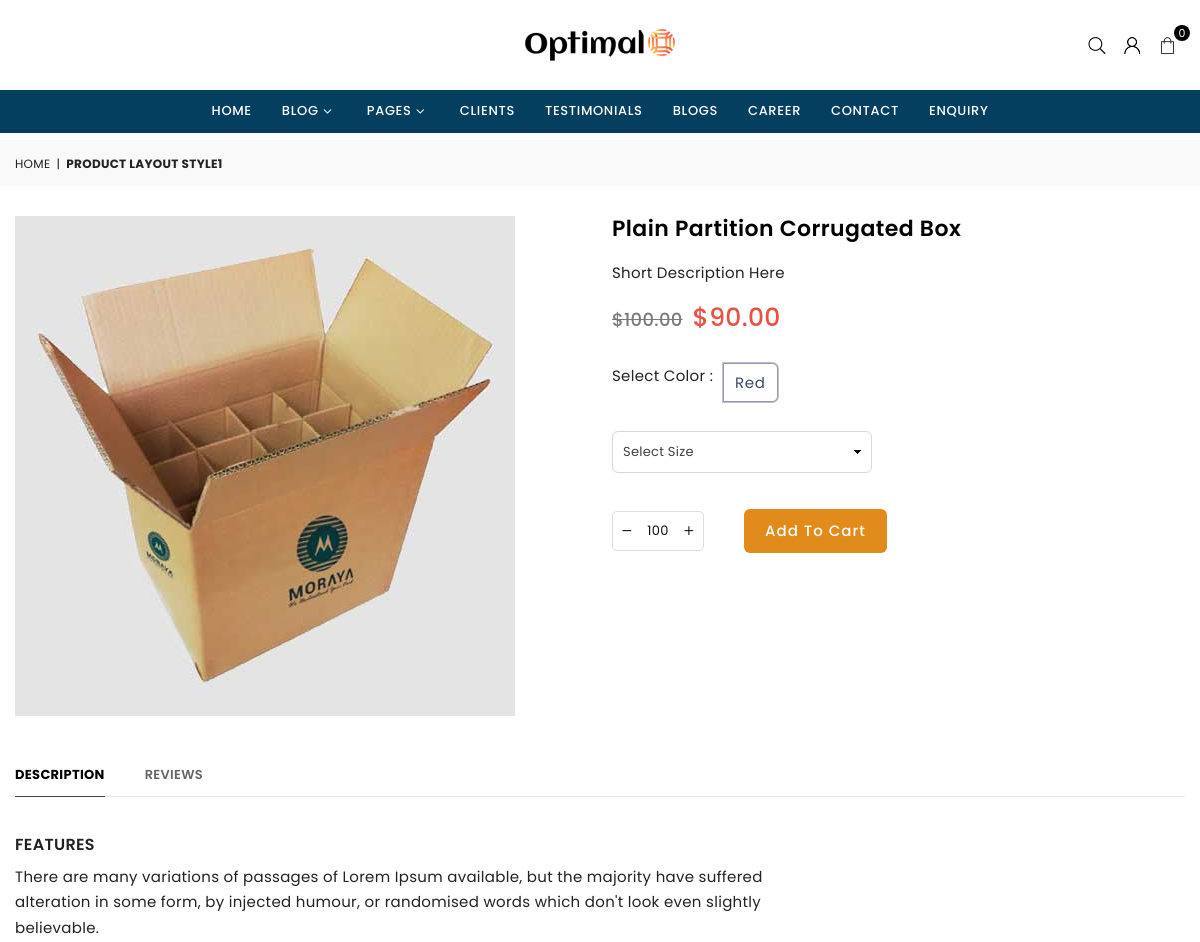
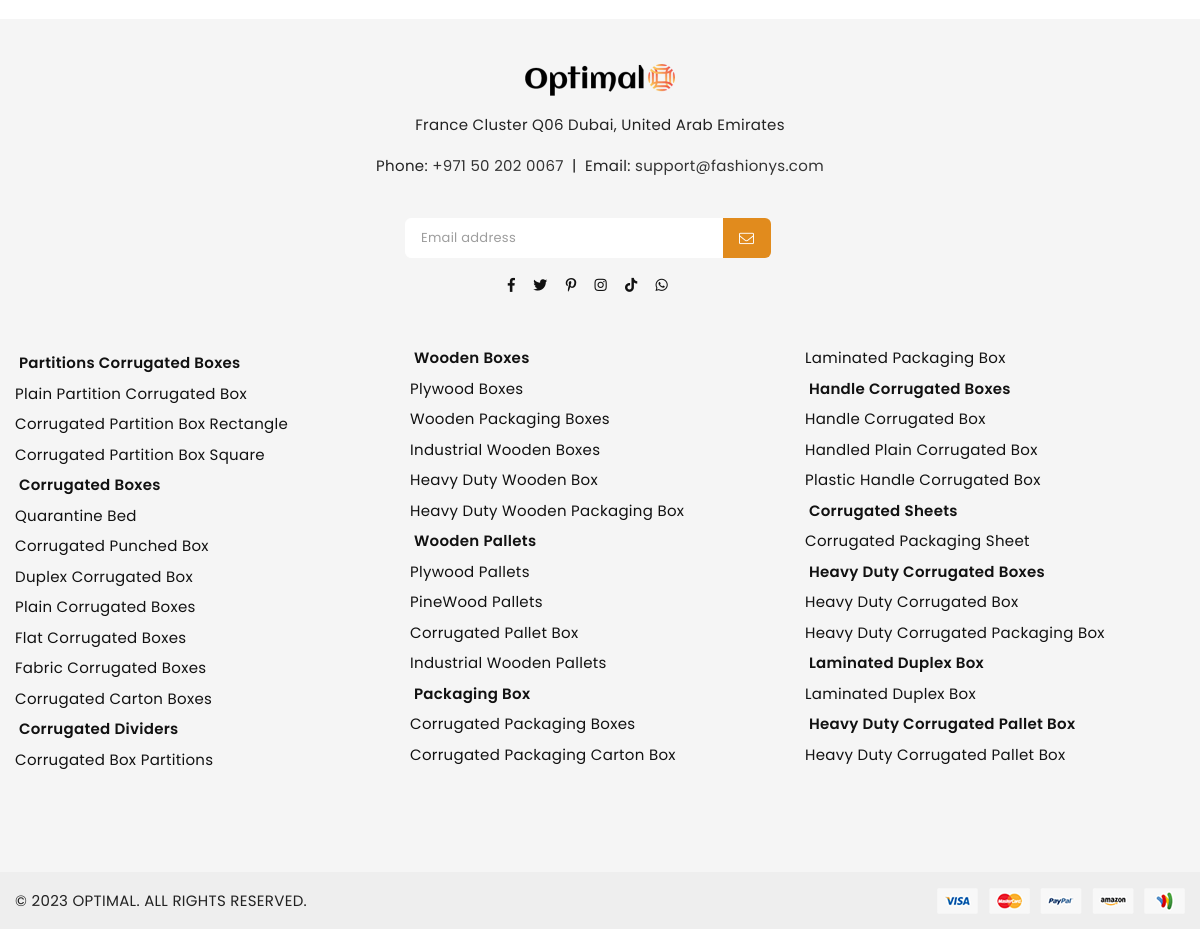
Screenshot of /partitions-corrugated-boxes/plain-partition-corrugated-box with the database file from the repository (2 pictures, top to bottom).
### tables this page shows
CREATE TABLE `tbl_settings` (
  `id` int(11) NOT NULL,
  `logo` text NOT NULL,
  `favicon` text NOT NULL,
  `footer_about` text NOT NULL,
  `footer_copyright` text NOT NULL,
  `contact_address` text NOT NULL,
  `contact_email` varchar(255) NOT NULL,
  `contact_phone` varchar(255) NOT NULL,
  `contact_fax` varchar(255) DEFAULT NULL,
  `contact_map_iframe` text NOT NULL,
  `receive_email` varchar(255) NOT NULL,
  `receive_email_subject` varchar(255) NOT NULL,
  `receive_email_thank_you_message` text NOT NULL,
  `forget_password_message` text NOT NULL,
  `total_recent_post_footer` int(10) NOT NULL,
  `total_popular_post_footer` int(10) NOT NULL,
  `total_recent_post_sidebar` int(11) NOT NULL,
  `total_popular_post_sidebar` int(11) NOT NULL,
  `total_featured_product_home` int(11) NOT NULL,
  `total_latest_product_home` int(11) NOT NULL,
  `total_popular_product_home` int(11) NOT NULL,
  `meta_title_home` text NOT NULL,
  `meta_keyword_home` text NOT NULL,
  `meta_description_home` text NOT NULL,
  `banner_login` text NOT NULL,
  `banner_registration` text NOT NULL,
  `banner_forget_password` text NOT NULL,
  `banner_reset_password` text NOT NULL,
  `banner_search` text NOT NULL,
  `banner_cart` text NOT NULL,
  `banner_checkout` text NOT NULL,
  `banner_product_category` text NOT NULL,
  `banner_blog` text NOT NULL,
  `cta_title` varchar(255) NOT NULL,
  `cta_content` text NOT NULL,
  `cta_read_more_text` varchar(255) NOT NULL,
  `cta_read_more_url` text NOT NULL,
  `cta_photo` text NOT NULL,
  `featured_product_title` varchar(255) NOT NULL,
  `featured_product_subtitle` varchar(255) NOT NULL,
  `latest_product_title` varchar(255) NOT NULL,
  `latest_product_subtitle` varchar(255) NOT NULL,
  `popular_product_title` varchar(255) NOT NULL,
  `popular_product_subtitle` varchar(255) NOT NULL,
  `testimonial_title` varchar(255) NOT NULL,
  `testimonial_subtitle` varchar(255) NOT NULL,
  `testimonial_photo` text NOT NULL,
  `blog_title` varchar(255) NOT NULL,
  `blog_subtitle` varchar(255) NOT NULL,
  `newsletter_text` text NOT NULL,
  `paypal_email` varchar(255) NOT NULL,
  `stripe_public_key` varchar(255) NOT NULL,
  `stripe_secret_key` varchar(255) NOT NULL,
  `bank_detail` text NOT NULL,
  `before_head` text NOT NULL,
  `after_body` text NOT NULL,
  `before_body` text NOT NULL,
  `home_service_on_off` int(11) NOT NULL,
  `home_welcome_on_off` int(11) NOT NULL,
  `home_featured_product_on_off` int(11) NOT NULL,
  `home_latest_product_on_off` int(11) NOT NULL,
  `home_popular_product_on_off` int(11) NOT NULL,
  `home_testimonial_on_off` int(11) NOT NULL,
  `home_blog_on_off` int(11) NOT NULL,
  `newsletter_on_off` int(11) NOT NULL,
  `ads_above_welcome_on_off` int(1) NOT NULL,
  `ads_above_featured_product_on_off` int(1) NOT NULL,
  `ads_above_latest_product_on_off` int(1) NOT NULL,
  `ads_above_popular_product_on_off` int(1) NOT NULL,
  `ads_above_testimonial_on_off` int(1) NOT NULL,
  `ads_category_sidebar_on_off` int(1) NOT NULL
);

CREATE TABLE `tbl_product` (
  `p_id` int(11) NOT NULL,
  `p_name` varchar(255) NOT NULL,
  `p_slug` varchar(255) NOT NULL,
  `p_old_price` varchar(10) NOT NULL,
  `p_current_price` varchar(10) NOT NULL,
  `p_qty` int(10) NOT NULL,
  `p_featured_photo` varchar(255) NOT NULL,
  `p_description` text NOT NULL,
  `p_short_description` text NOT NULL,
  `p_total_view` int(11) NOT NULL,
  `p_is_featured` int(1) NOT NULL,
  `p_is_active` int(1) NOT NULL,
  `tcat_id` int(11) NOT NULL
);

CREATE TABLE `tbl_color` (
  `color_id` int(11) NOT NULL,
  `color_name` varchar(255) NOT NULL
);

CREATE TABLE `tbl_top_category` (
  `tcat_id` int(11) NOT NULL,
  `tcat_name` varchar(255) NOT NULL,
  `tcat_slug` varchar(255) NOT NULL,
  `show_on_menu` int(1) NOT NULL
);

### product.php (the view, shortened to what the rows shown need)
<?php
require_once('_header.php');
$categorySlug = $_GET['category'] ?? '';
$productSlug = $_GET['slug'] ?? '';
if (empty($categorySlug) || empty($productSlug)) {
    header('Location: index.php');
    exit;
} else {
    $statement = $pdo->prepare("SELECT * FROM tbl_product WHERE p_slug = ?");
    $statement->execute([$productSlug]);
    $result = $statement->fetchAll(PDO::FETCH_ASSOC);
}
foreach ($result as $row) {
    $p_id = $row['p_id'];
    $p_name = $row['p_name'];
    $p_old_price = $row['p_old_price'];
    $p_current_price = $row['p_current_price'];
    $p_featured_photo = $row['p_featured_photo'];
    $p_short_description = $row['p_short_description'];
}
$statement = $pdo->prepare("SELECT * FROM tbl_product_color WHERE p_id = ?");
$statement->execute([$p_id]);
$result = $statement->fetchAll(PDO::FETCH_ASSOC);
foreach ($result as $row) {
    $color[] = $row['color_id'];
}
?>
<div id="page-content">
    <div class="container">
        <div class="product-single">
            <div class="row">
                <div class="col-lg-6 col-md-6 col-sm-12 col-12">
                    <img class="blur-up lazyload"
                        data-src="<?php echo BASE_URL; ?>assets/uploads/<?php echo $p_featured_photo; ?>"
                        src="<?php echo BASE_URL; ?>assets/uploads/<?php echo $p_featured_photo; ?>" alt="product" />
                </div>
                <div class="col-lg-6 col-md-6 col-sm-12 col-12">
                    <div class="product-single__meta">
                        <h1 class="product-single__title"><?php echo $p_name; ?></h1>
                        <div class="product-info">
                            <p class="product-type">
                                <span> <?php echo $p_short_description; ?></span>
                            </p>
                        </div>
                        <div class="product-single__price pb-1">
                            <span class="product-price__sale--single">
                                <span class="product-price-old-price">$<?php echo $p_old_price; ?></span><span
                                    class="product-price__price product-price__sale">$<?php echo $p_current_price; ?></span>
                            </span>
                        </div>
                    </div>
                    <form action="" method="post" class="product-form hidedropdown">
                        <div class=" d-flex justify-content-center align-items-start flex-column">
                            <?php if (isset($color)): ?>
                                <div class="mydict mb-3">
                                    <div>
                                        <?php
                                        $statement = $pdo->prepare("SELECT * FROM tbl_color");
                                        $statement->execute();
                                        $result = $statement->fetchAll(PDO::FETCH_ASSOC);
                                        foreach ($result as $row) {
                                            if (in_array($row['color_id'], $color)) {
                                                ?>
                                                <label>
                                                    <span><?= htmlspecialchars($row['color_name']) ?></span>
                                                </label>
                                                <?php
                                            }
                                        }
                                        ?>
                                    </div>
                                </div>
                            <?php endif; ?>
                        </div>
                    </form>
                </div>
            </div>
        </div>
    </div>
    <?php require_once('_footer.php'); ?>

### _header.php (shortened to what the rows shown need)
<?php
include("admin/inc/config.php");
$statement = $pdo->prepare("SELECT * FROM tbl_settings WHERE id=1");
$statement->execute();
$result = $statement->fetchAll(PDO::FETCH_ASSOC);
foreach ($result as $row) {
	$logo = $row['logo'];
	$contact_email = $row['contact_email'];
	$contact_phone = $row['contact_phone'];
	$contact_address = $row['contact_address'];
}
?>
<!DOCTYPE html>
<html lang="en">
<head>
	<link rel="stylesheet" href="<?php echo BASE_URL; ?>assets/css/plugins.css" />
	<link rel="stylesheet" href="<?php echo BASE_URL; ?>assets/css/style.css" />
	<link rel="stylesheet" href="<?php echo BASE_URL; ?>assets/css/responsive.css" />
</head>
<body class="template-index index-demo1 template-product product-layout1">
	<div class="page-wrapper">
		<div id="header" class="header header-1">
			<div class="header-main">
				<header class="header-wrap container d-flex align-items-center">
					<div class="row g-0 align-items-center w-100">
						<div class="col-6 col-sm-6 col-md-6 col-lg-2 d-flex">
							<div class="logo mx-lg-auto">
								<a href="index.php"><img class="logo-img" src="assets/uploads/<?php echo $logo; ?>"
										alt="Company Name " title="Company Name " /></a>
							</div>
						</div>
					</div>
				</header>
												<?php
												$statement = $pdo->prepare("SELECT * FROM tbl_top_category WHERE show_on_menu=1");
												$statement->execute();
												$result = $statement->fetchAll(PDO::FETCH_ASSOC);
													?>
			</div>
		</div>
						<?php
						$statement = $pdo->prepare("SELECT * FROM tbl_top_category WHERE show_on_menu=1");
						$statement->execute();
						$result = $statement->fetchAll(PDO::FETCH_ASSOC);
						foreach ($result as $row) {
							?>
									<?php
									$statement1 = $pdo->prepare("SELECT * FROM tbl_product WHERE tcat_id=?");
									$statement1->execute(array($row['tcat_id']));
									$result1 = $statement1->fetchAll(PDO::FETCH_ASSOC);
										?>
							<?php
						}
						?>

### _footer.php (shortened to what the rows shown need)
<div class="footer footer-1">
    <div class="footer-top clearfix">
        <div class="container">
            <div class="row">
                <div class="col-12 col-sm-12 col-md-12 col-lg-12 text-center about-col mb-4">
                    <img src="assets/uploads/<?php echo $logo; ?>" alt="Optimal" class="mb-3" />
                    <p><?php echo $contact_address; ?></p>
                    <p class="mb-0 mb-md-3">
                        Phone: <a href="tel:<?php echo $contact_phone; ?>"><?php echo $contact_phone; ?></a>
                        <span class="mx-1">|</span> Email:
                        <a href="mailto:<?php echo $contact_email; ?>"><?php echo $contact_email; ?></a>
                    </p>
                </div>
            </div>
            <div class="row">
                <div class="col-12 col-sm-12 col-md-12 col-lg-12 footer-links py-5">
                    <ul class="" aria-labelledby="menu-4">
                        <li class="row">
                            <ul class="col footer-products">
                                <?php
                                $statement = $pdo->prepare("SELECT * FROM tbl_top_category WHERE show_on_menu=1");
                                $statement->execute();
                                $result = $statement->fetchAll(PDO::FETCH_ASSOC);
                                foreach ($result as $row) {
                                    ?>
                                    <li>
                                        <a class="lead-ft-name" href="#">
                                            <?php echo $row['tcat_name']; ?>
                                        </a>
                                        <ul class="col">
                                            <?php
                                            $statement1 = $pdo->prepare("SELECT * FROM tbl_product WHERE tcat_id=?");
                                            $statement1->execute(array($row['tcat_id']));
                                            $result1 = $statement1->fetchAll(PDO::FETCH_ASSOC);
                                            foreach ($result1 as $row1) {
                                                ?>
                                                <li><a class=""
                                                        href="<?php echo $row1['p_slug']; ?>"><?php echo $row1['p_name']; ?></a>
                                                </li>
                                                <?php
                                            }
                                            ?>
                                        </ul>
                                    </li>
                                    <?php
                                }
                                ?>
                            </ul>
                        </li>
                    </ul>
                </div>
            </div>
        </div>
    </div>
</div>
</div>
</body>
</html>

### rows the page displays
tbl_settings: logo (picture), contact_address "France Cluster Q06 Dubai, United Arab Emirates", contact_phone "+971 50 202 0067", contact_email "support@fashionys.com"
tbl_product: p_featured_photo (picture), p_name "Plain Partition Corrugated Box", p_short_description "Short Description Here", p_old_price "100.00", p_current_price "90.00"
tbl_color: color_name "Red"
tbl_top_category: tcat_name "Partitions Corrugated Boxes"
tbl_product: p_name "Corrugated Partition Box Rectangle"
tbl_product: p_name "Corrugated Partition Box Square"
tbl_top_category: tcat_name "Corrugated Boxes"
tbl_product: p_name "Quarantine Bed"
tbl_product: p_name "Corrugated Punched Box"
tbl_product: p_name "Duplex Corrugated Box"
tbl_product: p_name "Plain Corrugated Boxes"
tbl_product: p_name "Flat Corrugated Boxes"
tbl_product: p_name "Fabric Corrugated Boxes"
tbl_product: p_name "Corrugated Carton Boxes"
tbl_top_category: tcat_name "Corrugated Dividers"
tbl_product: p_name "Corrugated Box Partitions"
tbl_top_category: tcat_name "Wooden Boxes"
tbl_product: p_name "Plywood Boxes"
tbl_product: p_name "Wooden Packaging Boxes"
tbl_product: p_name "Industrial Wooden Boxes"
tbl_product: p_name "Heavy Duty Wooden Box"
tbl_product: p_name "Heavy Duty Wooden Packaging Box"
tbl_top_category: tcat_name "Wooden Pallets"
tbl_product: p_name "Plywood Pallets"
tbl_product: p_name "PineWood Pallets"
tbl_product: p_name "Corrugated Pallet Box"
tbl_product: p_name "Industrial Wooden Pallets"
tbl_top_category: tcat_name "Packaging Box"
tbl_product: p_name "Corrugated Packaging Boxes"
tbl_product: p_name "Corrugated Packaging Carton Box"
tbl_product: p_name "Laminated Packaging Box"
tbl_top_category: tcat_name "Handle Corrugated Boxes"
tbl_product: p_name "Handle Corrugated Box"
tbl_product: p_name "Handled Plain Corrugated Box"
tbl_product: p_name "Plastic Handle Corrugated Box"
tbl_top_category: tcat_name "Corrugated Sheets"
tbl_product: p_name "Corrugated Packaging Sheet"
tbl_top_category: tcat_name "Heavy Duty Corrugated Boxes"
tbl_product: p_name "Heavy Duty Corrugated Box"
tbl_product: p_name "Heavy Duty Corrugated Packaging Box"
tbl_top_category: tcat_name "Laminated Duplex Box"
tbl_product: p_name "Laminated Duplex Box"
tbl_top_category: tcat_name "Heavy Duty Corrugated Pallet Box"
tbl_product: p_name "Heavy Duty Corrugated Pallet Box"
